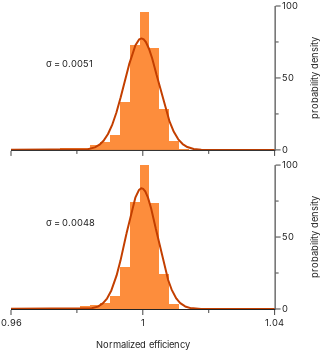

Notebook cell for this chart:
### Code cell
fig = px.histogram(
    df, 
    x="eff_ratio", 
    histnorm='probability density', 
    nbins=50, 
    range_y=[0, 100],
    facet_row="group",
    facet_row_spacing=0.05,
    range_x=[0.96, 1.04],
    color_discrete_sequence=['#fd8d3c'],
)
fig.update_traces(xbins={'start': 0.9, 'end': 1.1, 'size': 0.003}, selector=dict(type='histogram'))
for anno in fig['layout']['annotations']:
    anno['text']=''


for j, group in enumerate(df.group.unique()):
    mean, std = df.loc[df['group'] == group, 'eff_ratio'].mean(), df.loc[df['group'] == group, 'eff_ratio'].std()
    print(std)
    x = np.linspace(0.95, 1.05, 5000)
    fig.add_trace(
        pg.Scatter(
            x=x,
            y=scipy.stats.norm.pdf(x, mean, std),
            mode="lines",
            showlegend=False,
            line=dict(color=colors[i], width=2)
        ), 
        row=2-j,
        col=1,
    )
    fig.add_annotation(x=0.97, y=60,
        text=f"σ = {std:.4f}",
        showarrow=False,
        yshift=0, 
        xanchor="left",
        font=dict(color="#222222", family="Inter", size=28/3),
        row=2-j,
        col=1,
    )

fig.update_yaxes(
    side='right',
    title_font_family="Inter", 
    title_font_size=28/3, 
    tickfont_size=28/3, 
    minor_ticks="outside", 
    minor_dtick=25,
)
fig.update_xaxes(
    title_text='', 
    dtick=0.04,
    title_font_family="Inter", 
    title_font_size=28/3, 
    tickfont_size=28/3, 
    minor_ticks="outside", 
    minor_dtick=0.02,
)
fig.update_xaxes(
    title_text='Normalized efficiency', 
    title_font_family="Inter", 
    title_font_size=28/3, 
    tickfont_size=28/3, 
    dtick=0.04,
    row=1
)
fig.update_traces(marker_line_width=0, selector=dict(type='histogram')) 
fig.update_layout(
    template='simple_white',
    height=350, 
    width=160*2, 
    showlegend=False, 
    margin=dict(l=10, r=0, t=0, b=0),
    font_family="Inter",
    legend_font_size=28/3,
)
fig.show()
fig.write_image("eff_dist.svg")

### Figure 1 — Plotly figure (JSON) as saved in the notebook; plotly's stock layout.template omitted (floating-point values rounded to 4 significant figures; data arrays with more than 128 entries replaced by an {"elided": "..."} marker saying what was removed)
{"data": [{"alignmentgroup": "True", "bingroup": "x", "histnorm": "probability density", "hovertemplate": "group=Twist_GCall<br>eff_ratio=%{x}<br>probability density=%{y}<extra></extra>", "legendgroup": "", "marker": {"color": "#fd8d3c", "line": {"width": 0}, "pattern": {"shape": ""}}, "name": "", "nbinsx": 50, "offsetgroup": "", "orientation": "v", "showlegend": false, "type": "histogram", "x": {"elided": "11998 float values"}, "xaxis": "x2", "xbins": {"end": 1.1, "size": 0.003, "start": 0.9}, "yaxis": "y2"}, {"alignmentgroup": "True", "bingroup": "x", "histnorm": "probability density", "hovertemplate": "group=Twist_GCfix<br>eff_ratio=%{x}<br>probability density=%{y}<extra></extra>", "legendgroup": "", "marker": {"color": "#fd8d3c", "line": {"width": 0}, "pattern": {"shape": ""}}, "name": "", "nbinsx": 50, "offsetgroup": "", "orientation": "v", "showlegend": false, "type": "histogram", "x": {"elided": "11995 float values"}, "xaxis": "x", "xbins": {"end": 1.1, "size": 0.003, "start": 0.9}, "yaxis": "y"}, {"line": {"color": "#c33f00", "width": 2}, "mode": "lines", "showlegend": false, "type": "scatter", "x": {"elided": "5000 float values"}, "xaxis": "x2", "y": {"elided": "5000 float values"}, "yaxis": "y2"}, {"line": {"color": "#c33f00", "width": 2}, "mode": "lines", "showlegend": false, "type": "scatter", "x": {"elided": "5000 float values"}, "xaxis": "x", "y": {"elided": "5000 float values"}, "yaxis": "y"}], "layout": {"annotations": [{"showarrow": false, "text": "", "textangle": 90, "x": 0.98, "xanchor": "left", "xref": "paper", "y": 0.2375, "yanchor": "middle", "yref": "paper"}, {"showarrow": false, "text": "", "textangle": 90, "x": 0.98, "xanchor": "left", "xref": "paper", "y": 0.7625, "yanchor": "middle", "yref": "paper"}, {"font": {"color": "#222222", "family": "Inter", "size": 9.333}, "showarrow": false, "text": "σ = 0.0051", "x": 0.97, "xanchor": "left", "xref": "x2", "y": 60, "yref": "y2", "yshift": 0}, {"font": {"color": "#222222", "family": "Inter", "size": 9.333}, "showarrow": false, "text": "σ = 0.0048", "x": 0.97, "xanchor": "left", "xref": "x", "y": 60, "yref": "y", "yshift": 0}], "barmode": "relative", "font": {"family": "Inter"}, "height": 350, "legend": {"font": {"size": 9.333}, "tracegroupgap": 0}, "margin": {"b": 0, "l": 10, "r": 0, "t": 0}, "showlegend": false, "width": 320, "xaxis": {"anchor": "y", "domain": [0, 0.98], "dtick": 0.04, "minor": {"dtick": 0.02, "ticks": "outside"}, "range": [0.96, 1.04], "tickfont": {"size": 9.333}, "title": {"font": {"family": "Inter", "size": 9.333}, "text": "Normalized efficiency"}}, "xaxis2": {"anchor": "y2", "domain": [0, 0.98], "dtick": 0.04, "matches": "x", "minor": {"dtick": 0.02, "ticks": "outside"}, "showticklabels": false, "tickfont": {"size": 9.333}, "title": {"font": {"family": "Inter", "size": 9.333}, "text": ""}}, "yaxis": {"anchor": "x", "domain": [0, 0.475], "minor": {"dtick": 25, "ticks": "outside"}, "range": [0, 100], "side": "right", "tickfont": {"size": 9.333}, "title": {"font": {"family": "Inter", "size": 9.333}, "text": "probability density"}}, "yaxis2": {"anchor": "x2", "domain": [0.525, 1], "matches": "y", "minor": {"dtick": 25, "ticks": "outside"}, "range": [0, 100], "side": "right", "tickfont": {"size": 9.333}, "title": {"font": {"family": "Inter", "size": 9.333}, "text": "probability density"}}}}
